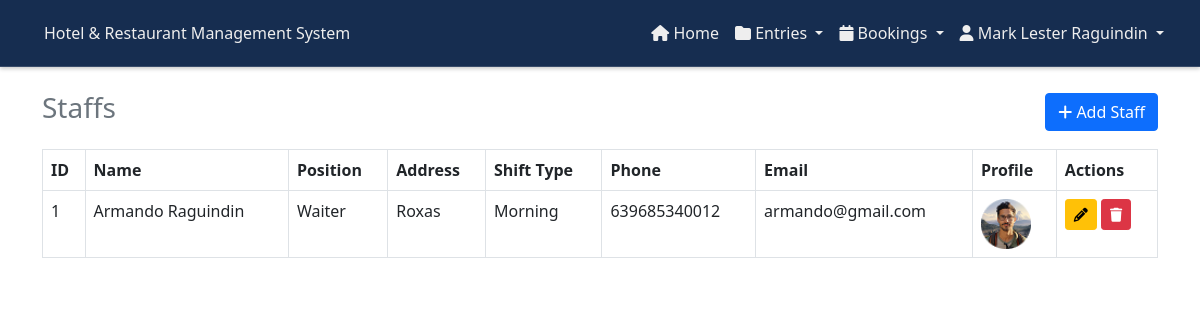
The app's page /admin/staffs.php (signed in) with its own data.
### tables this page shows
CREATE TABLE `staffs` (
  `staff_id` int(11) NOT NULL,
  `name` varchar(150) NOT NULL,
  `position` varchar(50) NOT NULL,
  `address` varchar(50) NOT NULL,
  `profile` varchar(250) NOT NULL,
  `shift_type` varchar(50) NOT NULL,
  `phone_number` varchar(20) NOT NULL,
  `email` varchar(50) NOT NULL,
  `password` varchar(50) NOT NULL
);

### admin/staffs.php (the view, shortened to what this page needs)
<?php
include '../components/config.php';
$query = "SELECT * FROM staffs";
$result = $con->query($query);
?>
<!DOCTYPE html>
<html lang="en">
<head>
    <link href="https://cdn.jsdelivr.net/npm/bootstrap@5.0.2/dist/css/bootstrap.min.css" rel="stylesheet">
    <link rel="stylesheet" href="../css/customAdminHeader.css">
    <link rel="stylesheet" href="https://cdnjs.cloudflare.com/ajax/libs/font-awesome/6.7.2/css/all.min.css">
</head>
<body>
    <?php include '../components/header_admin.php'; ?>
    <div class="container mt-4">
        <div class="d-flex justify-content-between align-items-center mb-3">
            <h3 class="text-center text-muted">Staffs</h3>
            <button class="btn btn-primary" data-bs-toggle="modal" data-bs-target="#addStaffModal">
                <i class="fas fa-plus"></i> Add Staff
            </button>
        </div>
        <table class="table table-bordered">
            <thead>
                <tr>
                    <th>ID</th>
                    <th>Name</th>
                    <th>Position</th>
                    <th>Address</th>
                    <th>Shift Type</th>
                    <th>Phone</th>
                    <th>Email</th>
                    <th>Profile</th>
                    <th>Actions</th>
                </tr>
            </thead>
            <tbody>
                <?php while ($row = $result->fetch_assoc()): ?>
                    <tr>
                        <td><?php echo $row['staff_id']; ?></td>
                        <td><?php echo htmlspecialchars($row['name']); ?></td>
                        <td><?php echo htmlspecialchars($row['position']); ?></td>
                        <td><?php echo htmlspecialchars($row['address']); ?></td>
                        <td><?php echo htmlspecialchars($row['shift_type']); ?></td>
                        <td><?php echo htmlspecialchars($row['phone_number']); ?></td>
                        <td><?php echo htmlspecialchars($row['email']); ?></td>
                        <td>
                            <img src="../uploads/<?php echo htmlspecialchars($row['profile']); ?>" alt="Profile Image" style="width: 50px; height: 50px; object-fit: cover;">
                        </td>
                        <td>
                            <button class="btn btn-warning btn-sm" data-bs-toggle="modal" data-bs-target="#editStaffModal<?php echo $row['staff_id']; ?>">
                                <i class="fas fa-pencil"></i>
                            </button>
                            <a href="../controllers/staffsController.php?deleteStaff=<?php echo $row['staff_id']; ?>" class="btn btn-danger btn-sm" onclick="return confirm('Are you sure you want to delete this staff?')">
                                <i class="fas fa-trash"></i>
                            </a>
                        </td>
                    </tr>
                <?php endwhile; ?>
            </tbody>
        </table>
    </div>
</body>
</html>

### records on screen
staffs: staff_id "1", name "Armando Raguindin", position "Waiter", address "Roxas", shift_type "Morning", phone_number "639685340012", email "armando@gmail.com", profile (picture)

### other values on screen
$_SESSION['name'] "Mark Lester Raguindin"
